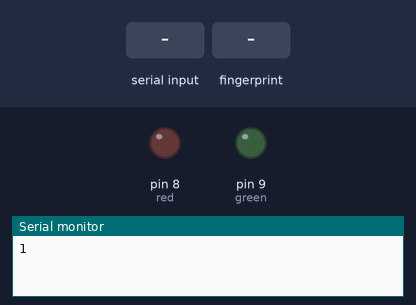
The sketch below on a simulated Arduino Uno, built with avr-gcc and run on an emulated ATmega328P. Parts: output pins drawn as LEDs (lit = HIGH), the last lines printed to the serial monitor. Inputs (shaded band) come from the test bench.

Above: at 2.3 s.
2.4 s: "e90\n" received over Serial
At 3.5 s:
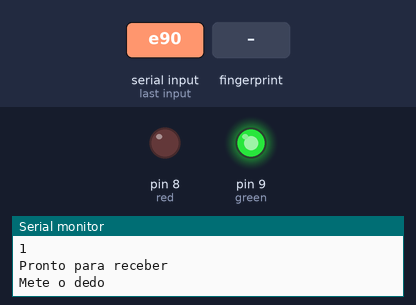
3.9 s: finger stored as number 1 placed on the sensor
At 4.9 s:
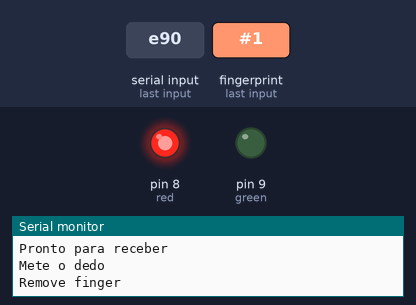
Timing chart, 0 to 7.7 s (numbered marks = the images above; inputs shaded):
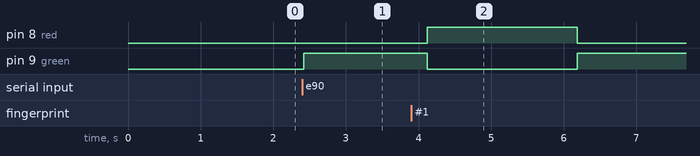

The sketch:

SCF.ino
```cpp
#include <Adafruit_Fingerprint.h>
#include <SoftwareSerial.h>
SoftwareSerial mySerial(2, 3);

Adafruit_Fingerprint finger = Adafruit_Fingerprint(&mySerial);
uint8_t id;
int green = 9;
int red = 8;

void setup()
{
  Serial.begin(9600);
  while (!Serial);  // For Yun/Leo/Micro/Zero/...
  delay(100);

  // set the data rate for the sensor serial port
  finger.begin(57600);

  pinMode(green, OUTPUT);
  pinMode(red, OUTPUT);

  if (finger.verifyPassword()) {
    Serial.println("1");
  } else {
    Serial.println("0");
    while (1) { delay(1); }
  }

  finger.getTemplateCount();
  //Serial.print("Sensor contains "); Serial.print(finger.templateCount); Serial.println(" templates");
  //Serial.println("Waiting for valid finger...");
}


uint8_t readnumber(void) {
  uint8_t num = 0;

  while (num == 0) {
    while (! Serial.available());
    num = Serial.parseInt();
  }
  return num;
}

void enroll()                     // run over and over again
{
  //Serial.println("Ready to enroll a fingerprint!");
  Serial.println("Pronto para receber");
  id = readnumber();
  if (id == 0) {// ID #0 not allowed, try again!
     return;
  }
  //Serial.print("Enrolling ID #");
  //Serial.println(id);

  while (!  getFingerprintEnroll() );
}

uint8_t getFingerprintEnroll() {

  int p = -1;
  Serial.println("Mete o dedo");
  digitalWrite(green, HIGH);
  while (p != FINGERPRINT_OK) {
    p = finger.getImage();
    switch (p) {
    case FINGERPRINT_OK:
      //Serial.println("Image taken");

      break;
    case FINGERPRINT_NOFINGER:
      //Serial.println(".");
      break;
    case FINGERPRINT_PACKETRECIEVEERR:
      Serial.println("Communication error");
      break;
    case FINGERPRINT_IMAGEFAIL:
      Serial.println("Imaging error");
      break;
    default:
      Serial.println("Unknown error");
      break;
    }
  }

  // OK success!

  p = finger.image2Tz(1);
  switch (p) {
    case FINGERPRINT_OK:
      //Serial.println("Image converted");
      break;
    case FINGERPRINT_IMAGEMESS:
      Serial.println("Image too messy");
      return p;
    case FINGERPRINT_PACKETRECIEVEERR:
      Serial.println("Communication error");
      return p;
    case FINGERPRINT_FEATUREFAIL:
      Serial.println("Could not find fingerprint features");
      return p;
    case FINGERPRINT_INVALIDIMAGE:
      Serial.println("Could not find fingerprint features");
      return p;
    default:
      Serial.println("Unknown error");
      return p;
  }

  Serial.println("Remove finger");
  digitalWrite(green, LOW);
  digitalWrite(red, HIGH);
  delay(2000);
  p = 0;
  while (p != FINGERPRINT_NOFINGER) {
    p = finger.getImage();
  }
//  Serial.print("ID "); Serial.println(id);
  p = -1;
  Serial.println("Place same finger again");
  digitalWrite(red, LOW);
  digitalWrite(green, HIGH);
  while (p != FINGERPRINT_OK) {
    p = finger.getImage();
    switch (p) {
    case FINGERPRINT_OK:
//      Serial.println("Image taken");
      break;
    case FINGERPRINT_NOFINGER:
//      Serial.print(".");
      break;
    case FINGERPRINT_PACKETRECIEVEERR:
      Serial.println("Communication error");
      break;
    case FINGERPRINT_IMAGEFAIL:
      Serial.println("Imaging error");
      break;
    default:
      Serial.println("Unknown error");
      break;
    }
  }

  // OK success!

  p = finger.image2Tz(2);
  switch (p) {
    case FINGERPRINT_OK:
//      Serial.println("Image converted");
      break;
    case FINGERPRINT_IMAGEMESS:
//      Serial.println("Image too messy");
      return p;
    case FINGERPRINT_PACKETRECIEVEERR:
//      Serial.println("Communication error");
      return p;
    case FINGERPRINT_FEATUREFAIL:
//      Serial.println("Could not find fingerprint features");
      return p;
    case FINGERPRINT_INVALIDIMAGE:
//      Serial.println("Could not find fingerprint features");
      return p;
    default:
//      Serial.println("Unknown error");
      return p;
  }

  // OK converted!
//  Serial.print("Creating model for #");  Serial.println(id);

  p = finger.createModel();
  if (p == FINGERPRINT_OK) {
//    Serial.println("Prints matched!");
  } else if (p == FINGERPRINT_PACKETRECIEVEERR) {
//    Serial.println("Communication error");
    return p;
  } else if (p == FINGERPRINT_ENROLLMISMATCH) {
//    Serial.println("Fingerprints did not match");
    return p;
  } else {
//    Serial.println("Unknown error");
    return p;
  }

//  Serial.print("ID "); Serial.println(id);
  p = finger.storeModel(id);
  if (p == FINGERPRINT_OK) {
    Serial.println("Stored");
    digitalWrite(green, LOW);
    return 1;
  } else if (p == FINGERPRINT_PACKETRECIEVEERR) {
    Serial.println("Communication error");
    return p;
  } else if (p == FINGERPRINT_BADLOCATION) {
    Serial.println("Could not store in that location");
    return p;
  } else if (p == FINGERPRINT_FLASHERR) {
    Serial.println("Error writing to flash");
    return p;
  } else {
    Serial.println("Unknown error");
    return p;
  }
}


void loop()
{
  char entrada;

  entrada = Serial.read();
  if (entrada == 'e'){
    enroll();
    delay(2500);
  }else{
    getFingerprintIDez();

   }

}

uint8_t getFingerprintID() {
  uint8_t p = finger.getImage();
  switch (p) {
    case FINGERPRINT_OK:
      Serial.println("Image taken");
      break;
    case FINGERPRINT_NOFINGER:
      Serial.println("No finger detected");
      return p;
    case FINGERPRINT_PACKETRECIEVEERR:
      Serial.println("Communication error");
      return p;
    case FINGERPRINT_IMAGEFAIL:
      Serial.println("Imaging error");
      return p;
    default:
      Serial.println("Unknown error");
      return p;
  }

  // OK success!

  p = finger.image2Tz();
  switch (p) {
    case FINGERPRINT_OK:
      Serial.println("Image converted");
      break;
    case FINGERPRINT_IMAGEMESS:
      Serial.println("Image too messy");
      return p;
    case FINGERPRINT_PACKETRECIEVEERR:
      Serial.println("Communication error");
      return p;
    case FINGERPRINT_FEATUREFAIL:
      Serial.println("Could not find fingerprint features");
      return p;
    case FINGERPRINT_INVALIDIMAGE:
      Serial.println("Could not find fingerprint features");
      return p;
    default:
      Serial.println("Unknown error");
      return p;
  }

  // OK converted!
  p = finger.fingerFastSearch();
  if (p == FINGERPRINT_OK) {
    Serial.println("Found a print match!");
  } else if (p == FINGERPRINT_PACKETRECIEVEERR) {
    Serial.println("Communication error");
    return p;
  } else if (p == FINGERPRINT_NOTFOUND) {
    Serial.println("Did not find a match");
    return p;
  } else {
    Serial.println("Unknown error");
    return p;
  }

  // found a match!
  Serial.print("Found ID #"); Serial.print(finger.fingerID);
  Serial.print(" with confidence of "); Serial.println(finger.confidence);

  return finger.fingerID;
}

// returns -1 if failed, otherwise returns ID #
int getFingerprintIDez() {
  uint8_t p = finger.getImage();
  if (p != FINGERPRINT_OK)  return -1;

  p = finger.image2Tz();
  if (p != FINGERPRINT_OK)  return -1;

  p = finger.fingerFastSearch();
  if (p != FINGERPRINT_OK){
    //Serial.println("Invalido");
    return -1;
  }

  // found a match!
  //Serial.print("Found ID #");
  Serial.println(finger.fingerID); //ID
  //Serial.print(" with confidence of ");
  Serial.println(finger.confidence); //Taxa Confiabilidade
  return finger.fingerID;
}
```

Measured:
- after the input at 2.4 s, pin 9 (green): LOW → HIGH at once
- after the input at 3.9 s, pin 8 (red): LOW → HIGH after 0.22 s, → LOW 2.1 s later; pin 9 (green): HIGH → LOW after 0.22 s, → HIGH 2.1 s later
